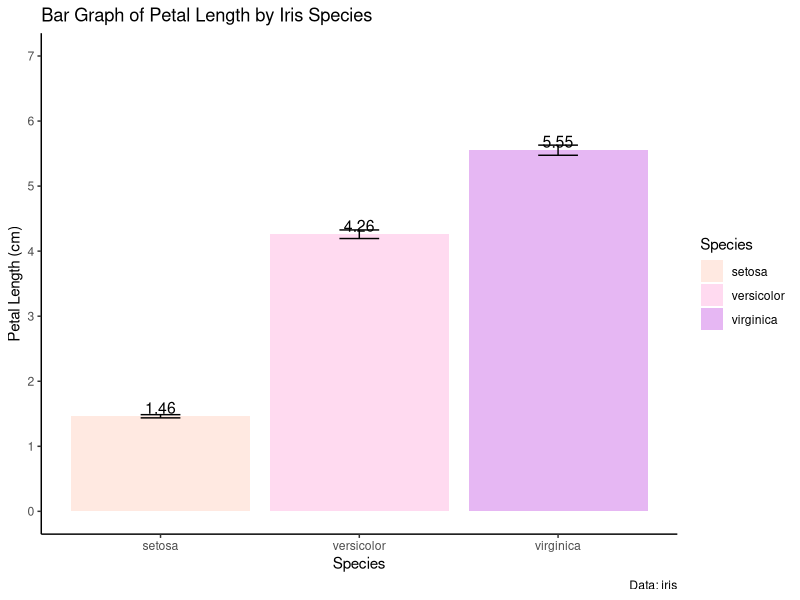
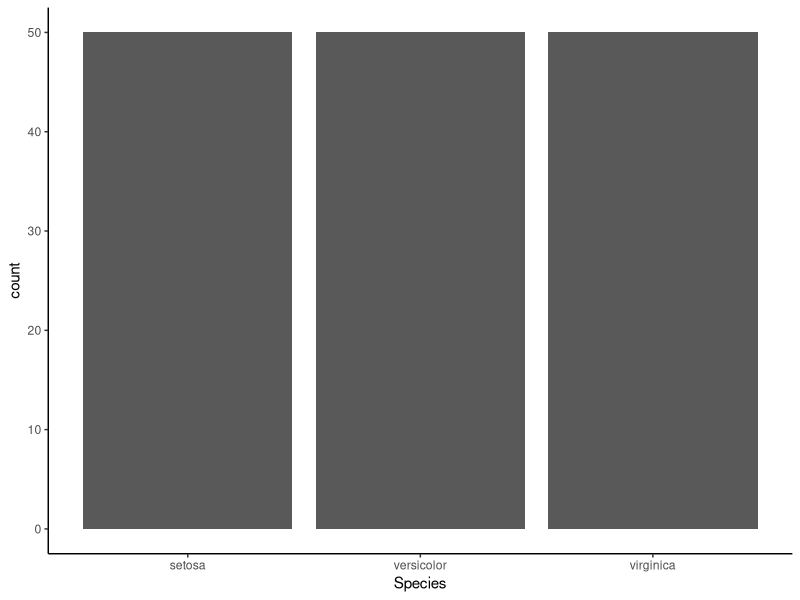
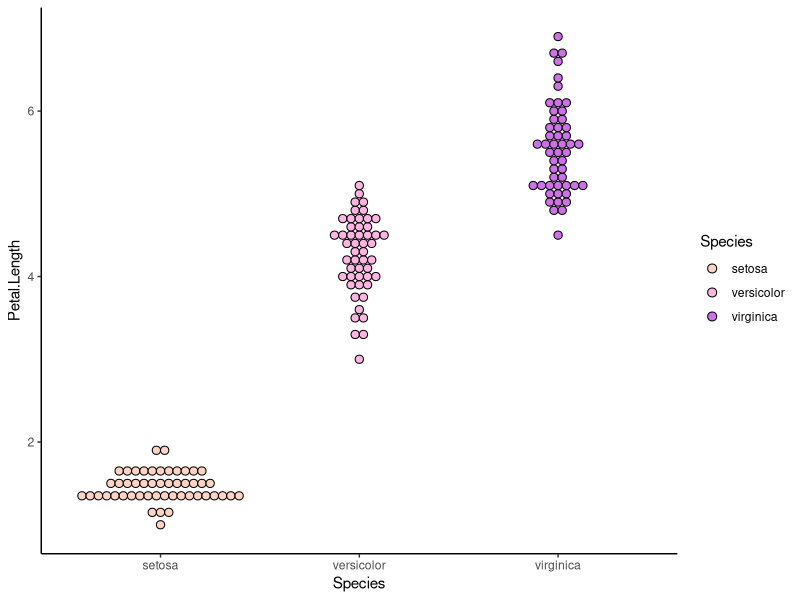

R code for these plots, in order:
### WEEK 5 CLASS 1 ggplot 2

# find ggplot_iris_demo.Rmd in d2m repo (uploaded after class)

library(ggplot2)
library(tidyverse)
theme_set(theme_classic()) # pretty plots, there are other themes you can pick and choose
                           # you can set a global theme

# not completed, this code came from the slides 
iris %>% 
  filter(!is.na(Petal.Length)) %>% 
  group_by(Species) %>% 
  summarise(mean_PetalLength = mean(Petal.Length),
            sd_PetalLength = sd(Petal.Length),
            N = sum(!is.na(Petal.Length)),
            se_PetalLength = sd_PetalLength / sqrt(N)) %>% 
  ggplot(aes(x = Species, y = mean_PetalLength, fill = Species)) +
  geom_bar(alpha = .5, stat = "identity") +
  scale_fill_manual(values = c("#ffd4c4", "#ffb5e2", "#ce70e8")) +
  geom_errorbar(aes(ymin = mean_PetalLength - se_PetalLength, ymax = mean_PetalLength + se_PetalLength), width = 0.2) +
  geom_text(aes(label = (round(mean_PetalLength, 2))),
            position = position_dodge(width = .9),
            vjust = -.2, size = 4) +
  coord_cartesian(ylim = c(0,7)) +
  scale_y_continuous(breaks = seq(0, 7, by = 1)) +
  labs(x = "Species", y = "Petal Length (cm)", 
       title = "Bar Graph of Petal Length by Iris Species", caption = "Data: iris")


# 1-variable plots
ggplot(iris, aes(x = Species)) +
  geom_bar()

## Dotplot
ggplot(iris, aes(x = Species, y = Petal.Length, fill = Species)) +
  geom_dotplot(binaxis = "y", binwidth = .1, stackdir = "center") +
  scale_fill_manual(values = c("#ffd4c4", "#ffb5e2", "#ce70e8"))

## WEEK 5 CLASS 2








